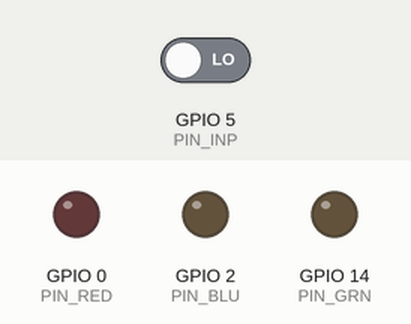
Recording of a program running on a simulated ESP8266 (NodeMCU). Parts: output pins drawn as LEDs (lit = HIGH). Dashed ring = blinking. The inputs (shaded band) are chosen by the test bench; at power-on: GPIO 5 (PIN_INP) LOW.

Above: at 3.8 s.
3.9 s: GPIO 5 (PIN_INP) driven HIGH
At 4.4 s:
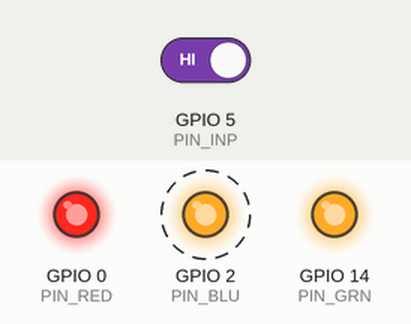
8.1 s: GPIO 5 (PIN_INP) driven LOW
At 9.4 s:
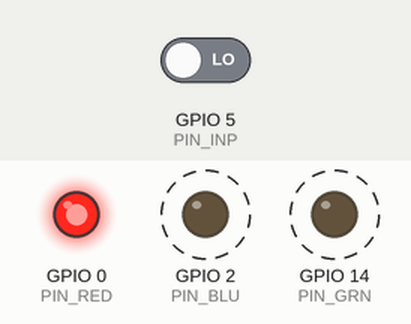
Timing chart, 0 to 15.5 s (numbered marks = the images above; inputs shaded):
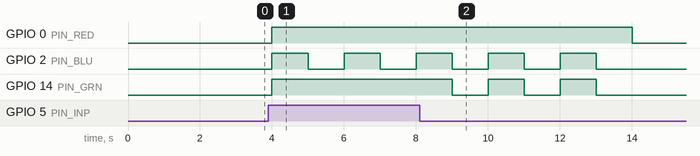

The program:

main.cpp
```cpp
/*
 * Blink
 * Turns on an LED on for one second,
 * then off for one second, repeatedly.
 */

#include <Arduino.h>

#include "HandScanner.h"

// Set GPIO_PIN if it is not defined by Arduino framework
#define PIN_BLU 2  // D4
#define PIN_RED 0 // D3
#define PIN_GRN 14 // D5
#define PIN_INP 5 // D1
// outputs D3, D4, D5
// inputs D1 (5)


HandScanner hs(PIN_RED, PIN_GRN, PIN_BLU, PIN_INP);

void setup() {
    hs.setup();
}

void loop()
{
    delay(1000);
    hs.tick();
}
```

HandScanner.cpp
```cpp
/*
 * Blink
 * Turns on an LED on for one second,
 * then off for one second, repeatedly.
 */

#include <Arduino.h>

#include "HandScanner.h"

#define STEP_WAIT 0
#define STEP_SCAN 1
#define STEP_FAIL 2
#define STEP_PASS 3


//#define CLR_FAIL {255, 30, 30}
//#define CLR_PASS {30, 255, 30}

const int scans_wanted = 6;

const int clr_scan_off[] = {HIGH,HIGH,HIGH};
const int clr_scan_on[] = {HIGH,HIGH,LOW};

const int clr_pass_on[] = {LOW,HIGH,LOW};
const int clr_pass_off[] = {HIGH,HIGH,HIGH};

const int clr_fail_on[] = {HIGH,LOW,LOW};
const int clr_fail_off[] = {HIGH,HIGH,HIGH};

HandScanner::HandScanner(int red, int grn, int blu, int inp) {
    _red = red;
    _grn = grn;
    _blu = blu;
    _inp = inp;
    _ticks_remaining = 0;
    _num_scans = 0;
}

void HandScanner::setup() {
    _step = 0;
    _ticks_remaining = 0;
    pinMode(_red, OUTPUT);
    pinMode(_grn, OUTPUT);
    pinMode(_blu, OUTPUT);
    pinMode(_inp, INPUT);
}

void HandScanner::_step_wait() {
    digitalWrite(_red, LOW);
    digitalWrite(_grn, LOW);
    digitalWrite(_blu, LOW);
}

void HandScanner::_step_scan() {
    if (_num_scans % 2) {
        digitalWrite(_red, clr_scan_on[0]);
        digitalWrite(_grn, clr_scan_on[1]);
        digitalWrite(_blu, clr_scan_on[2]);
    } else {
        digitalWrite(_red, clr_scan_off[0]);
        digitalWrite(_grn, clr_scan_off[1]);
        digitalWrite(_blu, clr_scan_off[2]);
    }
}

void HandScanner::_step_fail() {
    if (_ticks_remaining % 2) {
        digitalWrite(_red, clr_fail_on[0]);
        digitalWrite(_grn, clr_fail_on[1]);
        digitalWrite(_blu, clr_fail_on[2]);
    } else {
        digitalWrite(_red, clr_fail_off[0]);
        digitalWrite(_grn, clr_fail_off[1]);
        digitalWrite(_blu, clr_fail_off[2]);
    }
    _ticks_remaining--;
}


void HandScanner::_step_pass() {
    if (_ticks_remaining % 2) {
        digitalWrite(_red, clr_pass_on[0]);
        digitalWrite(_grn, clr_pass_on[1]);
        digitalWrite(_blu, clr_pass_on[2]);
    } else {
        digitalWrite(_red, clr_pass_off[0]);
        digitalWrite(_grn, clr_pass_off[1]);
        digitalWrite(_blu, clr_pass_off[2]);
    }
    _ticks_remaining--;
}

void HandScanner::tick() {

    // must look for state change here!!!

    bool pushed = digitalRead(_inp) == HIGH;
    if (pushed && _step == STEP_WAIT) {
        // start scanning
        _step = STEP_SCAN;
        _num_scans = scans_wanted;
    } else if (pushed && _step == STEP_SCAN && _num_scans) {
        // keep scanning
        _num_scans--;
    } else if (pushed && _step == STEP_SCAN && _num_scans < 1) {
        // PASSED
        _step = STEP_PASS;
        _ticks_remaining = 5;
    } else if (!pushed && _step == STEP_SCAN && _num_scans) {
        // FAIL
        _step = STEP_FAIL;
        _ticks_remaining = 5;
    } else if (!pushed && _ticks_remaining < 1) {
        _step = STEP_WAIT;
        if (_num_scans != 0) _num_scans = 0;
        if (_ticks_remaining != 0) _ticks_remaining = 0;
    }

    switch (_step) {
        case STEP_WAIT:
            _step_wait();
            break;
        case STEP_SCAN:
            _step_scan();
            break;
        case STEP_FAIL:
            _step_fail();
            break;
        case STEP_PASS:
            _step_pass();
            break;
        default:
            _step = STEP_WAIT;
    }
}
```

HandScanner.h
```cpp
/*
 * Blink
 * Turns on an LED on for one second,
 * then off for one second, repeatedly.
 */

class HandScanner {
    public:
        HandScanner(int red, int grn, int blu, int inp);
        void setup();
        void tick();
    private:
        int _step;
        int _red;
        int _grn;
        int _blu;
        int _inp;
        int _ticks_remaining;
        int _num_scans;
        void _step_wait();
        void _step_scan();
        void _step_pass();
        void _step_fail();
};
```

Measured:
- after the input at 3.9 s, GPIO 0 (PIN_RED), GPIO 14 (PIN_GRN): LOW → HIGH after 0.10 s; GPIO 2 (PIN_BLU): alternates HIGH for 1.0 s and LOW for 1.0 s, starting after 0.10 s
- after the input at 8.1 s, GPIO 2 (PIN_BLU): goes on until 13.0 s, then stays LOW; GPIO 14 (PIN_GRN): alternates HIGH for 1.0 s and LOW for 1.0 s, 5 changes in all, then stays LOW, starting after 0.90 s
